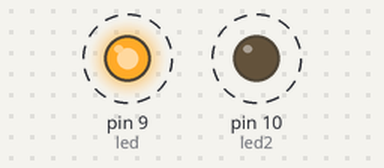
This sketch was run on a simulated Arduino Uno, built with avr-gcc and run on an emulated ATmega328P. Parts: output pins drawn as LEDs (lit = HIGH). Dashed ring = blinking.

Above: at 0.5 s.
Timing chart, 0 to 4.6 s (numbered marks = the images above):
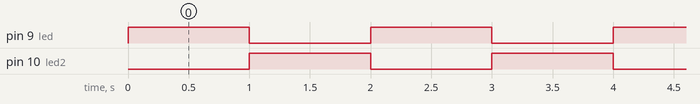

The sketch:

sketch_3.ino
```cpp
int led = 9;
int led2 = 10;
void setup() {
  // put your setup code here, to run once:
  Serial.begin(9600);
  pinMode(led,OUTPUT);
  pinMode(led2,OUTPUT);
}

void loop() {
  // put your main code here, to run repeatedly:
  digitalWrite(led, HIGH);
  digitalWrite(led2, LOW);
  delay(1000);
  digitalWrite(led, LOW);
  digitalWrite(led2, HIGH);
  delay(1000);
}
```

Measured:
- by itself, pin 9 (led), pin 10 (led2): alternates HIGH for 1.0 s and LOW for 1.0 s
